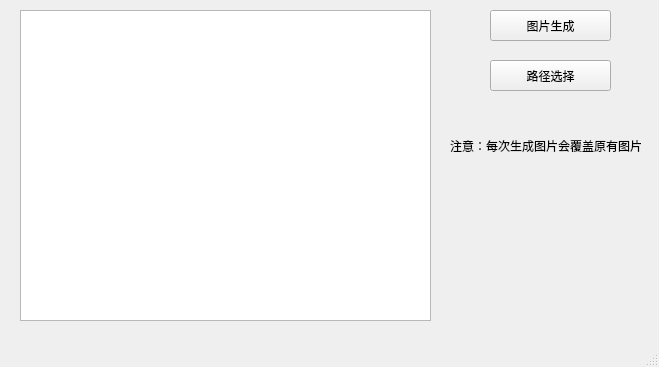
<?xml version="1.0" encoding="UTF-8"?>
<ui version="4.0">
 <class>MainWindow</class>
 <widget class="QMainWindow" name="MainWindow">
  <property name="geometry">
   <rect>
    <x>0</x>
    <y>0</y>
    <width>659</width>
    <height>367</height>
   </rect>
  </property>
  <property name="windowTitle">
   <string>MainWindow</string>
  </property>
  <widget class="QWidget" name="centralwidget">
   <widget class="QTextEdit" name="textEdit">
    <property name="geometry">
     <rect>
      <x>20</x>
      <y>10</y>
      <width>411</width>
      <height>311</height>
     </rect>
    </property>
   </widget>
   <widget class="QPushButton" name="generate">
    <property name="geometry">
     <rect>
      <x>490</x>
      <y>10</y>
      <width>121</width>
      <height>31</height>
     </rect>
    </property>
    <property name="text">
     <string>图片生成</string>
    </property>
   </widget>
   <widget class="QPushButton" name="select">
    <property name="geometry">
     <rect>
      <x>490</x>
      <y>60</y>
      <width>121</width>
      <height>31</height>
     </rect>
    </property>
    <property name="text">
     <string>路径选择</string>
    </property>
   </widget>
   <widget class="QLabel" name="label">
    <property name="geometry">
     <rect>
      <x>450</x>
      <y>110</y>
      <width>191</width>
      <height>71</height>
     </rect>
    </property>
    <property name="text">
     <string>注意：每次生成图片会覆盖原有图片</string>
    </property>
   </widget>
  </widget>
  <widget class="QMenuBar" name="menubar">
   <property name="geometry">
    <rect>
     <x>0</x>
     <y>0</y>
     <width>659</width>
     <height>20</height>
    </rect>
   </property>
  </widget>
  <widget class="QStatusBar" name="statusbar"/>
 </widget>
 <resources/>
 <connections/>
</ui>
